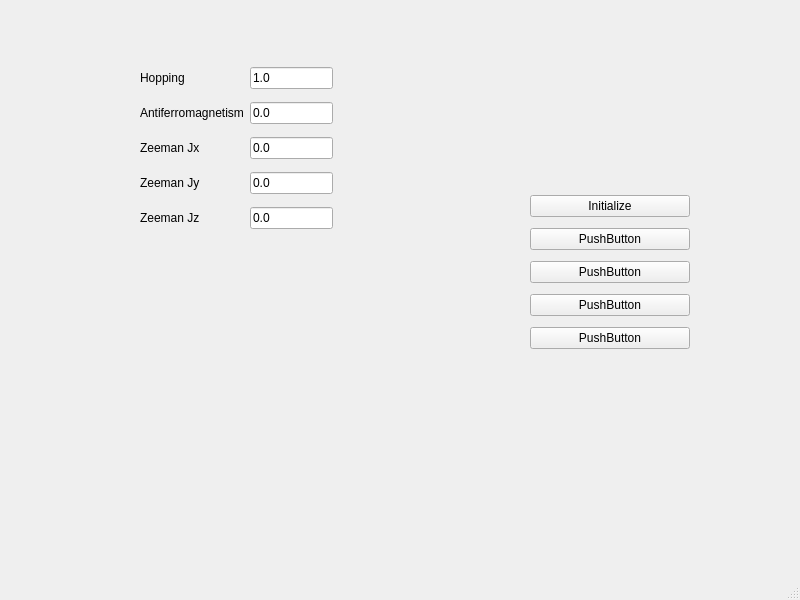
<?xml version="1.0" encoding="UTF-8"?>
<ui version="4.0">
 <class>MainWindow</class>
 <widget class="QMainWindow" name="MainWindow">
  <property name="geometry">
   <rect>
    <x>0</x>
    <y>0</y>
    <width>800</width>
    <height>600</height>
   </rect>
  </property>
  <property name="windowTitle">
   <string>MainWindow</string>
  </property>
  <widget class="QWidget" name="centralwidget">
   <widget class="QWidget" name="gridLayoutWidget">
    <property name="geometry">
     <rect>
      <x>140</x>
      <y>60</y>
      <width>193</width>
      <height>176</height>
     </rect>
    </property>
    <layout class="QGridLayout" name="gridLayout">
     <item row="1" column="1">
      <widget class="QLineEdit" name="lineEdit_2">
       <property name="text">
        <string>0.0</string>
       </property>
      </widget>
     </item>
     <item row="2" column="1">
      <widget class="QLineEdit" name="lineEdit_3">
       <property name="text">
        <string>0.0</string>
       </property>
      </widget>
     </item>
     <item row="0" column="1">
      <widget class="QLineEdit" name="hopping">
       <property name="text">
        <string>1.0</string>
       </property>
      </widget>
     </item>
     <item row="0" column="0">
      <widget class="QLabel" name="label">
       <property name="text">
        <string>Hopping</string>
       </property>
      </widget>
     </item>
     <item row="1" column="0">
      <widget class="QLabel" name="label_2">
       <property name="text">
        <string>Antiferromagnetism</string>
       </property>
      </widget>
     </item>
     <item row="2" column="0">
      <widget class="QLabel" name="label_3">
       <property name="text">
        <string>Zeeman Jx</string>
       </property>
      </widget>
     </item>
     <item row="3" column="1">
      <widget class="QLineEdit" name="lineEdit_4">
       <property name="text">
        <string>0.0</string>
       </property>
      </widget>
     </item>
     <item row="4" column="1">
      <widget class="QLineEdit" name="lineEdit_5">
       <property name="text">
        <string>0.0</string>
       </property>
      </widget>
     </item>
     <item row="3" column="0">
      <widget class="QLabel" name="label_4">
       <property name="text">
        <string>Zeeman Jy</string>
       </property>
      </widget>
     </item>
     <item row="4" column="0">
      <widget class="QLabel" name="label_5">
       <property name="text">
        <string>Zeeman Jz</string>
       </property>
      </widget>
     </item>
    </layout>
   </widget>
   <widget class="QWidget" name="gridLayoutWidget_2">
    <property name="geometry">
     <rect>
      <x>530</x>
      <y>190</y>
      <width>160</width>
      <height>166</height>
     </rect>
    </property>
    <layout class="QGridLayout" name="gridLayout_2">
     <item row="0" column="0">
      <widget class="QPushButton" name="initialize">
       <property name="text">
        <string>Initialize</string>
       </property>
      </widget>
     </item>
     <item row="1" column="0">
      <widget class="QPushButton" name="pushButton_2">
       <property name="text">
        <string>PushButton</string>
       </property>
      </widget>
     </item>
     <item row="3" column="0">
      <widget class="QPushButton" name="pushButton_4">
       <property name="text">
        <string>PushButton</string>
       </property>
      </widget>
     </item>
     <item row="2" column="0">
      <widget class="QPushButton" name="pushButton_3">
       <property name="text">
        <string>PushButton</string>
       </property>
      </widget>
     </item>
     <item row="4" column="0">
      <widget class="QPushButton" name="pushButton_5">
       <property name="text">
        <string>PushButton</string>
       </property>
      </widget>
     </item>
    </layout>
   </widget>
  </widget>
  <widget class="QMenuBar" name="menubar">
   <property name="geometry">
    <rect>
     <x>0</x>
     <y>0</y>
     <width>800</width>
     <height>24</height>
    </rect>
   </property>
  </widget>
  <widget class="QStatusBar" name="statusbar"/>
 </widget>
 <resources/>
 <connections/>
</ui>
